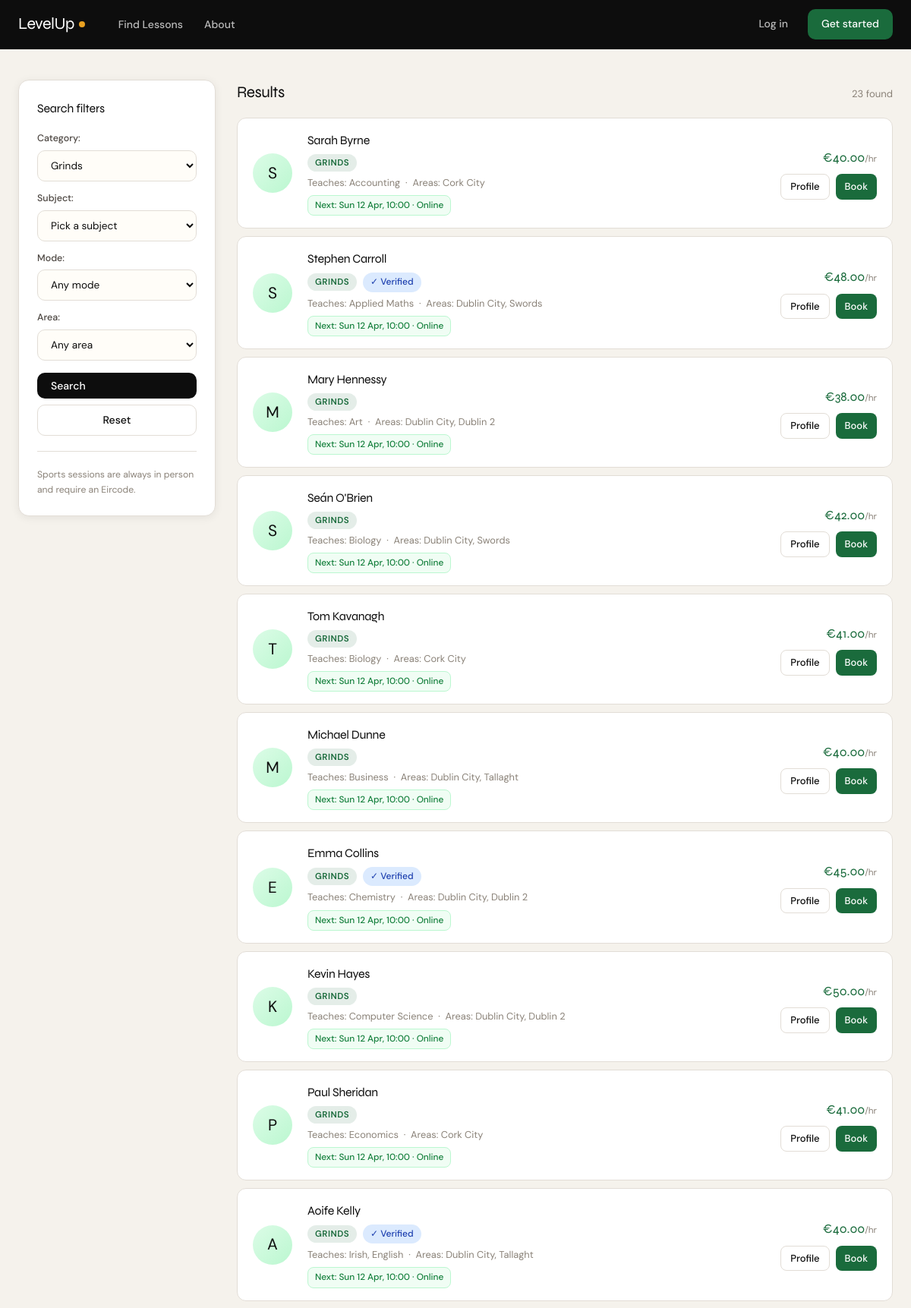
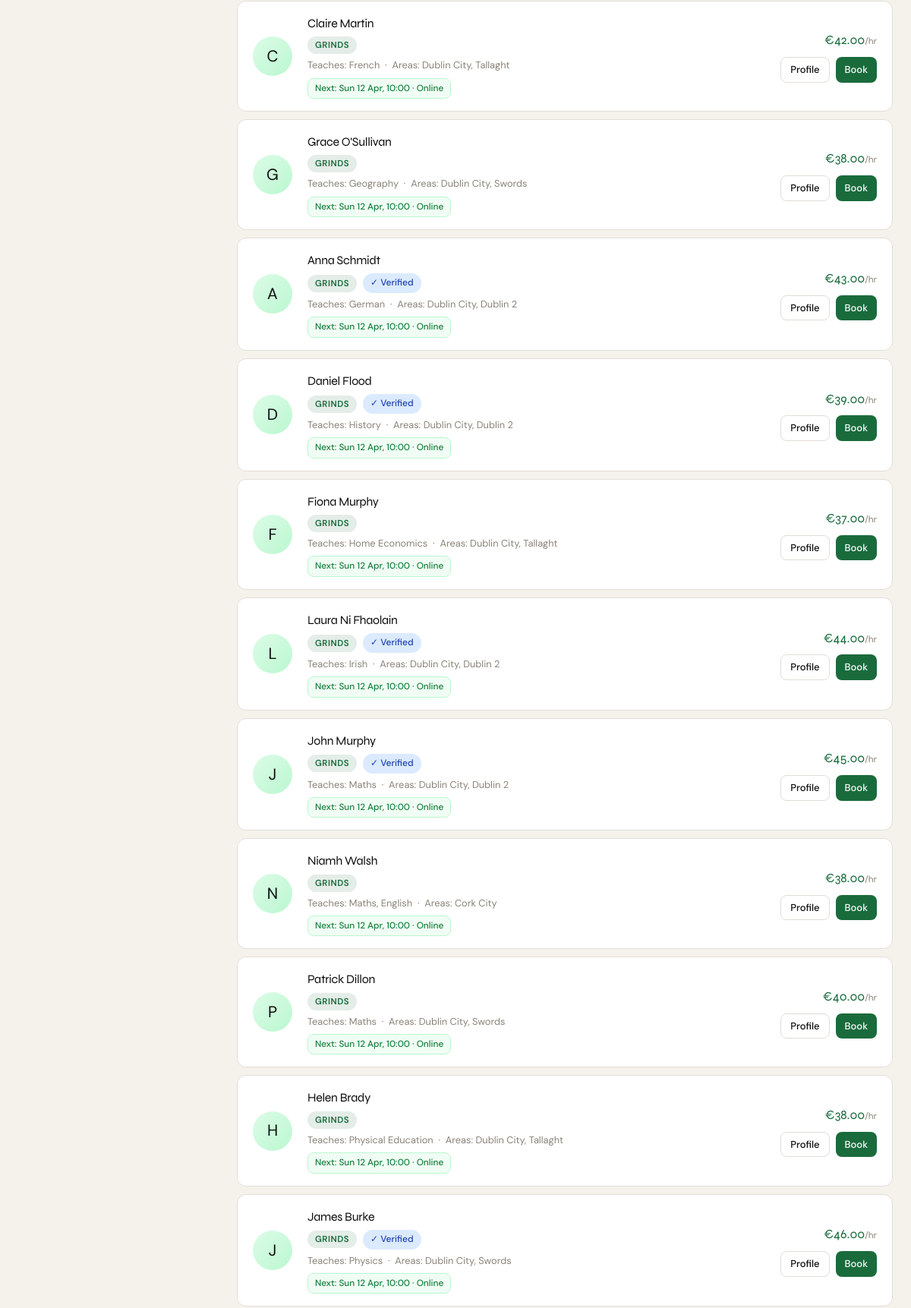
Page /find/?category=1 (upper part) on the committed database (2 pictures, top to bottom).
### core/models.py (models this page shows, shortened)
class Skill(models.Model):
    category = models.ForeignKey(Category, on_delete=models.CASCADE, related_name="skills")
    name = models.CharField(max_length=60)
    class Meta:
        unique_together = ("category", "name")
    def __str__(self) -> str:
        return f"{self.name} ({self.category.name})"

class CoachProfile(models.Model):
    user = models.OneToOneField(User, on_delete=models.CASCADE, related_name="coach_profile")
    category = models.ForeignKey(Category, on_delete=models.PROTECT, related_name="coaches")
    teaches = models.ManyToManyField(Skill, blank=True, related_name="coaches")
    travel_areas = models.ManyToManyField(Area, blank=True, related_name="coaches")
    base_location_eircode = models.CharField(max_length=10, blank=True)
    hourly_rate = models.DecimalField(max_digits=7, decimal_places=2, default=0)
    is_verified = models.BooleanField(
        default=False,
        help_text="Manually set by admin after identity/Garda vetting check.",
    )
    def average_rating(self) -> float | None:
        reviews = self.reviews.all()
        if not reviews.exists():
            return None
        total = sum(r.stars for r in reviews)
        return round(total / reviews.count(), 1)
    def review_count(self) -> int:
        return self.reviews.count()

class User(AbstractUser):
    class Role(models.TextChoices):
        STUDENT = "STUDENT", "Student/Parent"
        COACH = "COACH", "Coach/Teacher"
    class Gender(models.TextChoices):
        MALE = "MALE", "Male"
        FEMALE = "FEMALE", "Female"
        NON_BINARY = "NON_BINARY", "Non-binary"
        PREFER_NOT = "PREFER_NOT", "Prefer not to say"
    role = models.CharField(max_length=20, choices=Role.choices, default=Role.STUDENT)
    forename = models.CharField(max_length=80, blank=True)
    surname = models.CharField(max_length=80, blank=True)
    dob = models.DateField(null=True, blank=True)
    address = models.CharField(max_length=255, blank=True)
    gender = models.CharField(max_length=20, choices=Gender.choices, blank=True)
    bio = models.TextField(blank=True)
    profile_picture = models.ImageField(upload_to="profiles/", blank=True, null=True)
    def full_name(self) -> str:
        name = f"{self.forename} {self.surname}".strip()
        return name if name else self.username

class Area(models.Model):
    name = models.CharField(max_length=80, unique=True)
    def __str__(self) -> str:
        return self.name

class SessionSlot(models.Model):
    class Mode(models.TextChoices):
        ONLINE    = "ONLINE",    "Online"
        IN_PERSON = "IN_PERSON", "In person"
    class Status(models.TextChoices):
        AVAILABLE = "AVAILABLE", "Available"
        BOOKED    = "BOOKED",    "Booked"
        CANCELLED = "CANCELLED", "Cancelled"
    coach = models.ForeignKey(CoachProfile, on_delete=models.CASCADE, related_name="slots")
    skill = models.ForeignKey(Skill, on_delete=models.PROTECT, related_name="slots")
    mode  = models.CharField(max_length=20, choices=Mode.choices)
    area  = models.ForeignKey(Area, on_delete=models.PROTECT, null=True, blank=True, related_name="slots")
    venue_eircode  = models.CharField(max_length=10, blank=True)
    start_datetime = models.DateTimeField()
    end_datetime   = models.DateTimeField()
    status = models.CharField(max_length=20, choices=Status.choices, default=Status.AVAILABLE)

### core/views.py (the view)
# urls.py: path("find/", views.find_lessons, name="find_lessons"),
def find_lessons(request):
    _seed_data()
    form = FindLessonsForm(request.GET or None)
    searched = bool(request.GET)
    qs = SessionSlot.objects.filter(
        status=SessionSlot.Status.AVAILABLE
    ).select_related("coach", "coach__user", "skill", "skill__category", "area")
    coach_cards = {}
    if searched and form.is_valid():
        if form.cleaned_data.get("category"):
            qs = qs.filter(skill__category=form.cleaned_data["category"])
        if form.cleaned_data.get("skill"):
            qs = qs.filter(skill=form.cleaned_data["skill"])
        if form.cleaned_data.get("mode"):
            qs = qs.filter(mode=form.cleaned_data["mode"])
        if form.cleaned_data.get("area"):
            qs = qs.filter(area=form.cleaned_data["area"])
        for slot in qs.order_by("start_datetime"):
            if slot.coach_id not in coach_cards:
                coach_cards[slot.coach_id] = {
                    "coach": slot.coach,
                    "next_slot": slot,
                    "avg_rating": slot.coach.average_rating(),
                    "review_count": slot.coach.review_count(),
                }
    return render(request, "core/find_lessons.html", {
        "form": form,
        "coach_cards": list(coach_cards.values()),
        "searched": searched,
    })

### core/forms.py
class FindLessonsForm(forms.Form):
    category = forms.ModelChoiceField(
        queryset=Category.objects.all(),
        required=False,
        empty_label="Any category",
    )
    skill = forms.ModelChoiceField(
        queryset=Skill.objects.select_related("category").all(),
        required=False,
        empty_label="Any subject / skill",
        label="Subject / Skill",
    )
    mode = forms.ChoiceField(
        choices=[
            ("", "Any mode"),
            (SessionSlot.Mode.ONLINE, "Online"),
            (SessionSlot.Mode.IN_PERSON, "In person"),
        ],
        required=False,
    )
    area = forms.ModelChoiceField(
        queryset=Area.objects.all(),
        required=False,
        empty_label="Any area",
    )

### core/context_processors.py (called while the page is built)
def google_maps(request):
    return {
        "google_maps_key": getattr(settings, "GOOGLE_MAPS_API_KEY", ""),
    }

### core/models.py (called while the page is built)
    def __str__(self) -> str:
        return self.name

### Templates/core/find_lessons.html (shortened to what this page needs)
{% extends "core/base.html" %}
{% block content %}
<div class="find-layout">
    <aside class="filter-sidebar">
        <div class="lu-card">
            <div class="lu-card-body">
                <div class="filter-title">Search filters</div>
                <form method="get" class="filter-form" id="filterForm">
                    {{ form.as_p }}
                    <button class="lu-btn lu-btn-dark" type="submit" style="width:100%; margin-top:4px;">Search</button>
                    <a class="lu-btn lu-btn-outline" href="{% url 'find_lessons' %}" style="width:100%; margin-top:8px; text-align:center; display:block;">Reset</a>
                </form>
                <hr class="lu-divider">
                <p class="helptext">Sports sessions are always in person and require an Eircode.</p>
            </div>
        </div>
    </aside>
    <div>
        {% if not searched %}
            <div class="search-prompt">
                <div class="search-prompt-icon">🔍</div>
                <div class="search-prompt-title">Find your perfect lesson</div>
                <p>Use the filters on the left to search for grinds, sports coaching, or music lessons across Ireland.</p>
            </div>
        {% else %}
            <div class="results-header">
                <div class="results-title">Results</div>
                <span class="results-count">
                    {% if coach_cards %}{{ coach_cards|length }} found{% else %}No results{% endif %}
                </span>
            </div>
            {% if coach_cards %}
                {% for card in coach_cards %}
                    <div class="coach-row">
                        <div style="flex-shrink:0;">
                            {% if card.coach.user.profile_picture %}
                                <img src="{{ card.coach.user.profile_picture.url }}"
                                     style="width:52px; height:52px; border-radius:50%; object-fit:cover; border:2px solid var(--border);"
                                     alt="{{ card.coach.user.full_name }}">
                            {% else %}
                                <div style="width:52px; height:52px; border-radius:50%; background:linear-gradient(135deg,#dcfce7,#bbf7d0); display:flex; align-items:center; justify-content:center; font-size:1.3rem; flex-shrink:0;">
                                    {{ card.coach.user.forename|first|default:"?" }}
                                </div>
                            {% endif %}
                        </div>
                        <div class="coach-row-main">
                            <a class="coach-row-name" href="{% url 'coach_detail' card.coach.id %}">
                                {{ card.coach.user.full_name }}
                            </a>
                            <div class="coach-row-meta">
                                {% if card.coach.category.name == "Grinds" %}
                                    <span class="lu-cat-pill lu-cat-grinds">Grinds</span>
                                {% elif card.coach.category.name == "Sports" %}
                                    <span class="lu-cat-pill lu-cat-sports">Sports</span>
                                {% elif card.coach.category.name == "Music" %}
                                    <span class="lu-cat-pill lu-cat-music">Music</span>
                                {% endif %}
                                {% if card.coach.is_verified %}
                                    <span class="lu-badge" style="background:#dbeafe; color:#1e40af;">✓ Verified</span>
                                {% endif %}
                            </div>
                            <div class="coach-row-skills">
                                Teaches:
                                {% for skill in card.coach.teaches.all %}
                                    {{ skill.name }}{% if not forloop.last %}, {% endif %}
                                {% endfor %}
                                {% if card.coach.travel_areas.all %}
                                    &nbsp;·&nbsp; Areas: {% for area in card.coach.travel_areas.all %}{{ area.name }}{% if not forloop.last %}, {% endif %}{% endfor %}
                                {% endif %}
                            </div>
                            {% if card.next_slot %}
                                <div style="margin-top:6px;">
                                    <span class="next-slot-chip">
                                        Next: {{ card.next_slot.start_datetime|date:"D j M, H:i" }}
                                        · {{ card.next_slot.get_mode_display }}
                                    </span>
                                </div>
                            {% endif %}
                        </div>
                        <div class="coach-row-right">
                            <div class="coach-row-rate">
                                €{{ card.coach.hourly_rate }}<span style="font-family:var(--font-body); font-size:.74rem; color:var(--muted);">/hr</span>
                            </div>
                            <div class="coach-row-actions">
                                <a href="{% url 'coach_detail' card.coach.id %}{% if request.GET.mode %}?mode={{ request.GET.mode }}{% endif %}" class="lu-btn lu-btn-outline lu-btn-sm">Profile</a>
                                <a href="{% url 'coach_detail' card.coach.id %}#slots{% if request.GET.mode %}?mode={{ request.GET.mode }}{% endif %}" class="lu-btn lu-btn-primary lu-btn-sm">Book</a>
                            </div>
                        </div>
                    </div>
                {% endfor %}
            {% else %}
                <div class="empty-state">
                    No coaches match your filters.<br>
                    Try broadening your search or <a href="{% url 'find_lessons' %}" style="color:var(--accent);">reset all filters</a>.
                </div>
            {% endif %}
        {% endif %}
    </div>
</div>
{% endblock %}

### Templates/core/base.html (style rules this page uses)
:root { --ink: #0d0d0d; --canvas: #f5f2ec; --cream: #fffdf8; --muted: #8a8278; --border: #e2ddd6; --accent: #1a6b3c; --accent2: #e8a020; --accent3: #5b3fd4; --card-bg: #ffffff; --shadow: 0 2px 12px rgba(13,13,13,0.07); --shadow-lg: 0 8px 40px rgba(13,13,13,0.13); --radius: 14px; --font-display: 'Syne', sans-serif; --font-body: 'DM Sans', sans-serif; }
*, *::before, *::after { box-sizing: border-box; margin: 0; padding: 0; }
html { scroll-behavior: smooth; }
body { background: var(--canvas); color: var(--ink); font-family: var(--font-body); font-size: 15px; line-height: 1.65; -webkit-font-smoothing: antialiased; }
.lu-btn { display: inline-flex; align-items: center; gap: 6px; padding: 8px 18px; border-radius: 10px; font-family: var(--font-body); font-size: 0.875rem; font-weight: 500; cursor: pointer; text-decoration: none; border: none; transition: all .18s; }
.lu-btn-primary { background: var(--accent); color: #fff; }
.lu-btn-outline { background: transparent; color: var(--ink); border: 1.5px solid var(--border); }
.lu-btn-dark { background: var(--ink); color: #fff; }
.lu-btn-sm { padding: 5px 12px; font-size: 0.8125rem; border-radius: 8px; }
.lu-card { background: var(--card-bg); border-radius: var(--radius); border: 1px solid var(--border); box-shadow: var(--shadow); overflow: hidden; }
.lu-card-body { padding: 24px; }
.lu-badge { display: inline-flex; align-items: center; gap: 4px; padding: 3px 10px; border-radius: 20px; font-size: 0.75rem; font-weight: 500; }
input[type=text], input[type=email], input[type=password], input[type=date], input[type=datetime-local], input[type=number], input[type=url], textarea, select { width: 100%; padding: 10px 13px; border: 1.5px solid var(--border); border-radius: 10px; font-family: var(--font-body); font-size: 0.9rem; background: var(--cream); color: var(--ink); outline: none; transition: border-color .15s; }
.helptext, .form-text { font-size: 0.76rem; color: var(--muted); margin-top: 4px; display: block; }
p { margin-bottom: 0; }
.lu-divider { border: none; border-top: 1px solid var(--border); margin: 20px 0; }
.lu-cat-grinds { --cat: var(--accent); }
.lu-cat-pill { display: inline-block; padding: 2px 10px; border-radius: 20px; font-size: 0.72rem; font-weight: 600; letter-spacing: .04em; text-transform: uppercase; background: color-mix(in srgb, var(--cat, #888) 12%, white); color: var(--cat, #888); }

### Templates/core/find_lessons.html (style rules this page uses)
.find-layout { display: grid; grid-template-columns: 260px 1fr; gap: 28px; align-items: start; }
.filter-sidebar { position: sticky; top: 88px; }
.filter-title { font-family: var(--font-display); font-size: 1rem; letter-spacing: -0.2px; margin-bottom: 16px; }
.filter-form p { margin-bottom: 12px; }
.filter-form label { display: block; font-size: .78rem; font-weight: 500; color: #4b4540; margin-bottom: 5px; }
.filter-form select, .filter-form input { width: 100%; font-size: .85rem; }
.results-header { display: flex; align-items: baseline; justify-content: space-between; gap: 16px; margin-bottom: 16px; }
.results-title { font-family: var(--font-display); font-size: 1.3rem; letter-spacing: -0.5px; }
.results-count { font-size: .82rem; color: var(--muted); }
.coach-row { background: var(--card-bg); border: 1px solid var(--border); border-radius: 12px; padding: 16px 20px; margin-bottom: 10px; display: flex; align-items: center; gap: 20px; transition: border-color .15s, box-shadow .15s; }
.coach-row-main { flex: 1; min-width: 0; }
.coach-row-name { font-family: var(--font-display); font-size: 1rem; letter-spacing: -0.3px; color: var(--ink); text-decoration: none; display: block; margin-bottom: 4px; }
.coach-row-meta { display: flex; align-items: center; flex-wrap: wrap; gap: 8px; font-size: .8rem; color: var(--muted); }
.coach-row-skills { font-size: .8rem; color: var(--muted); margin-top: 4px; }
.coach-row-right { display: flex; flex-direction: column; align-items: flex-end; gap: 8px; flex-shrink: 0; }
.coach-row-rate { font-family: var(--font-display); font-size: 1.05rem; color: var(--accent); white-space: nowrap; }
.coach-row-actions { display: flex; gap: 8px; }
.next-slot-chip { display: inline-flex; align-items: center; gap: 5px; background: #f0fdf4; color: #15803d; border: 1px solid #bbf7d0; border-radius: 8px; padding: 3px 9px; font-size: .74rem; font-weight: 500; }

### rows in the picture
Skill: category "Grinds", name "Maths"
CoachProfile: coach.user.forename|first "S", coach.user.full_name "Sarah Byrne", shows "GRINDS", next_slot.start_datetime "Sun 12 Apr, 10:00", next_slot.mode "Online", coach.hourly_rate "40.00"
Skill: name "Accounting"
Area: name "Cork City"
CoachProfile: coach.user.forename|first "S", coach.user.full_name "Stephen Carroll", shows "GRINDS", is_verified "✓ Verified", next_slot.start_datetime "Sun 12 Apr, 10:00", next_slot.mode "Online", coach.hourly_rate "48.00"
Skill: name "Applied Maths"
Area: name "Dublin City"
Area: name "Swords"
CoachProfile: coach.user.forename|first "M", coach.user.full_name "Mary Hennessy", shows "GRINDS", next_slot.start_datetime "Sun 12 Apr, 10:00", next_slot.mode "Online", coach.hourly_rate "38.00"
Skill: name "Art"
Area: name "Dublin 2"
CoachProfile: coach.user.forename|first "S", coach.user.full_name "Seán O'Brien", shows "GRINDS", next_slot.start_datetime "Sun 12 Apr, 10:00", next_slot.mode "Online", coach.hourly_rate "42.00"
Skill: name "Biology"
CoachProfile: coach.user.forename|first "T", coach.user.full_name "Tom Kavanagh", shows "GRINDS", next_slot.start_datetime "Sun 12 Apr, 10:00", next_slot.mode "Online", coach.hourly_rate "41.00"
CoachProfile: coach.user.forename|first "M", coach.user.full_name "Michael Dunne", shows "GRINDS", next_slot.start_datetime "Sun 12 Apr, 10:00", next_slot.mode "Online", coach.hourly_rate "40.00"
Skill: name "Business"
Area: name "Tallaght"
CoachProfile: coach.user.forename|first "E", coach.user.full_name "Emma Collins", shows "GRINDS", is_verified "✓ Verified", next_slot.start_datetime "Sun 12 Apr, 10:00", next_slot.mode "Online", coach.hourly_rate "45.00"
Skill: name "Chemistry"
CoachProfile: coach.user.forename|first "K", coach.user.full_name "Kevin Hayes", shows "GRINDS", next_slot.start_datetime "Sun 12 Apr, 10:00", next_slot.mode "Online", coach.hourly_rate "50.00"
Skill: name "Computer Science"
CoachProfile: coach.user.forename|first "P", coach.user.full_name "Paul Sheridan", shows "GRINDS", next_slot.start_datetime "Sun 12 Apr, 10:00", next_slot.mode "Online", coach.hourly_rate "41.00"
Skill: name "Economics"
CoachProfile: coach.user.forename|first "A", coach.user.full_name "Aoife Kelly", shows "GRINDS", is_verified "✓ Verified", next_slot.start_datetime "Sun 12 Apr, 10:00", next_slot.mode "Online", coach.hourly_rate "40.00"
Skill: name "Irish"
Skill: name "English"
CoachProfile: coach.user.forename|first "C", coach.user.full_name "Claire Martin", shows "GRINDS", next_slot.start_datetime "Sun 12 Apr, 10:00", next_slot.mode "Online", coach.hourly_rate "42.00"
Skill: name "French"
CoachProfile: coach.user.forename|first "G", coach.user.full_name "Grace O'Sullivan", shows "GRINDS", next_slot.start_datetime "Sun 12 Apr, 10:00", next_slot.mode "Online", coach.hourly_rate "38.00"
Skill: name "Geography"
CoachProfile: coach.user.forename|first "A", coach.user.full_name "Anna Schmidt", shows "GRINDS", is_verified "✓ Verified", next_slot.start_datetime "Sun 12 Apr, 10:00", next_slot.mode "Online", coach.hourly_rate "43.00"
Skill: name "German"
CoachProfile: coach.user.forename|first "D", coach.user.full_name "Daniel Flood", shows "GRINDS", is_verified "✓ Verified", next_slot.start_datetime "Sun 12 Apr, 10:00", next_slot.mode "Online", coach.hourly_rate "39.00"
Skill: name "History"
CoachProfile: coach.user.forename|first "F", coach.user.full_name "Fiona Murphy", shows "GRINDS", next_slot.start_datetime "Sun 12 Apr, 10:00", next_slot.mode "Online", coach.hourly_rate "37.00"
Skill: name "Home Economics"
CoachProfile: coach.user.forename|first "L", coach.user.full_name "Laura Ni Fhaolain", shows "GRINDS", is_verified "✓ Verified", next_slot.start_datetime "Sun 12 Apr, 10:00", next_slot.mode "Online", coach.hourly_rate "44.00"
CoachProfile: coach.user.forename|first "J", coach.user.full_name "John Murphy", shows "GRINDS", is_verified "✓ Verified", next_slot.start_datetime "Sun 12 Apr, 10:00", next_slot.mode "Online", coach.hourly_rate "45.00"
CoachProfile: coach.user.forename|first "N", coach.user.full_name "Niamh Walsh", shows "GRINDS", next_slot.start_datetime "Sun 12 Apr, 10:00", next_slot.mode "Online", coach.hourly_rate "38.00"
CoachProfile: coach.user.forename|first "P", coach.user.full_name "Patrick Dillon", shows "GRINDS", next_slot.start_datetime "Sun 12 Apr, 10:00", next_slot.mode "Online", coach.hourly_rate "40.00"
CoachProfile: coach.user.forename|first "H", coach.user.full_name "Helen Brady", shows "GRINDS", next_slot.start_datetime "Sun 12 Apr, 10:00", next_slot.mode "Online", coach.hourly_rate "38.00"
Skill: name "Physical Education"
CoachProfile: coach.user.forename|first "J", coach.user.full_name "James Burke", shows "GRINDS", is_verified "✓ Verified", next_slot.start_datetime "Sun 12 Apr, 10:00", next_slot.mode "Online", coach.hourly_rate "46.00"
Skill: name "Physics"

### other values in the picture
{{ coach_cards|length }} "23"
